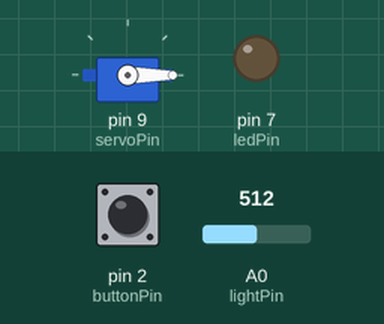
Recording of a sketch running on a simulated Arduino Uno, built with avr-gcc and run on an emulated ATmega328P. Parts: servo, output pins drawn as LEDs (lit = HIGH). Dashed ring = blinking. The test bench sets the inputs (shaded band); at power-on: A0 (lightPin) = 512, pin 2 (buttonPin) HIGH.

Above: at 1.2 s.
1.3 s: A0 (lightPin) set to 491
At 2.35 s:
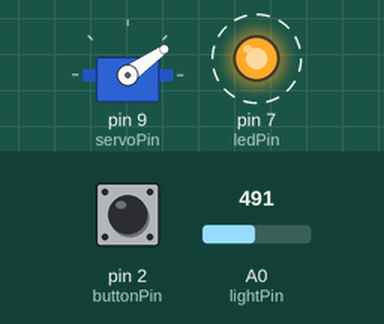
4.3 s: A0 (lightPin) set to 510
At 4.47 s:
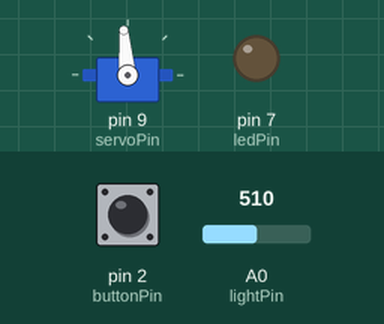
7.3 s: A0 (lightPin) set to 490
At 8.69 s:
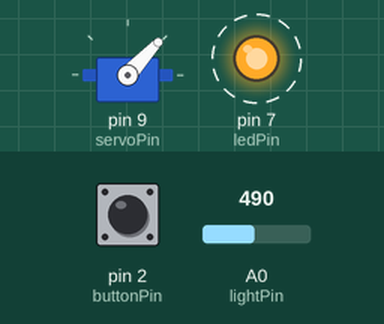
10.3 s: pin 2 (buttonPin) pulled LOW for 0.15 s
At 11.5 s:
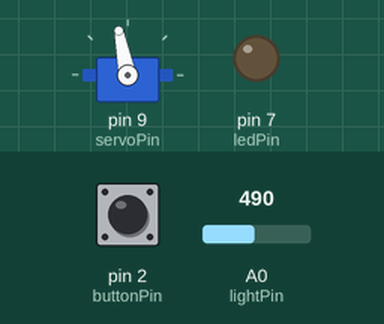
11.9 s: pin 2 (buttonPin) pulled LOW for 1 s
At 17.2 s:
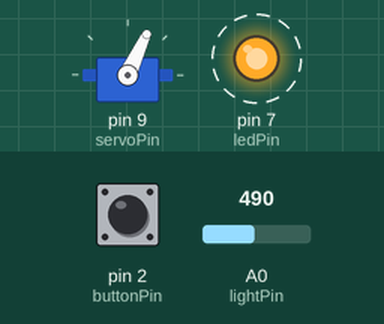
21.9 s: A0 (lightPin) set to 511
At 22.33 s:
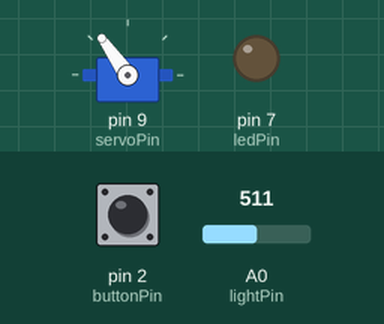
Timing chart, 0 to 27.6 s (numbered marks = the images above; inputs shaded):
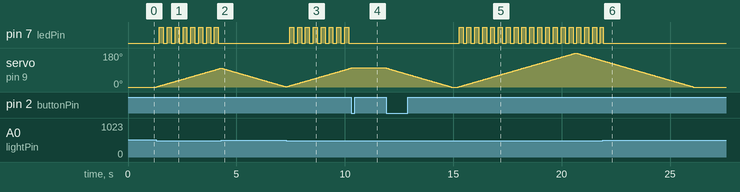

Measured:
- the behaviour switches between 500 and 499 on A0 (lightPin) (found by bisection; images 0 and 1)
- after the input at 1.3 s, pin 7 (ledPin): alternates HIGH for 0.18 s and LOW for 0.18 s, starting after 0.15 s; servo on pin 9 (servoPin): moves from 0° to 100° over 3.0 s, starting at once
- after the input at 4.3 s, pin 7 (ledPin): stops changing and stays LOW
- after the input at 7.3 s, pin 7 (ledPin): alternates HIGH for 0.18 s and LOW for 0.18 s, starting after 0.16 s
- after the input at 10.3 s, pin 7 (ledPin): stops changing and stays LOW; servo on pin 9 (servoPin): stays 101° (without the input it goes to 102° after 0.03 s)
- after the input at 11.9 s, pin 7 (ledPin): alternates HIGH for 0.18 s and LOW for 0.18 s, starting after 3.4 s
- after the input at 21.9 s, servo on pin 9 (servoPin): goes on until 26.1 s, then stays 0°

The sketch:

Solar-X.ino
```cpp
#include <Servo.h>

Servo motor;

int servoPin = 9;
int ledPin = 7;
int buttonPin = 2;
int lightPin = A0;

int lightLimit = 500;

int angle = 0;
int direction = 1;
int speedServo = 30;

int ledCounter = 0;
bool ledState = LOW;

bool stopped = false;
int lastButton = HIGH;

void setup() {
  motor.attach(servoPin);

  pinMode(ledPin, OUTPUT);
  pinMode(buttonPin, INPUT_PULLUP);

  motor.write(0);
  digitalWrite(ledPin, LOW);
}

void loop() {
  int button = digitalRead(buttonPin);

  if (lastButton == HIGH && button == LOW) {
    stopped = !stopped;

    if (stopped == false) {
      digitalWrite(ledPin, LOW);

      while (angle > 0) {
        angle--;
        motor.write(angle);
        delay(speedServo);
      }

      direction = 1;
    }

    delay(300);
  }

  lastButton = button;

  if (stopped == true) {
    digitalWrite(ledPin, LOW);
    return;
  }

  int lightValue = analogRead(lightPin);

  if (lightValue < lightLimit) {
    angle = angle + direction;

    if (angle >= 180) {
      angle = 180;
      direction = -1;
    }

    if (angle <= 0) {
      angle = 0;
      direction = 1;
    }

    motor.write(angle);

    ledCounter++;

    if (ledCounter >= 6) {
      ledCounter = 0;
      ledState = !ledState;
      digitalWrite(ledPin, ledState);
    }

    delay(speedServo);
  }
  else {
    digitalWrite(ledPin, LOW);
    ledState = LOW;
    ledCounter = 0;

    if (angle > 0) {
      angle--;
      motor.write(angle);
      delay(speedServo);
    }
  }
}
```
